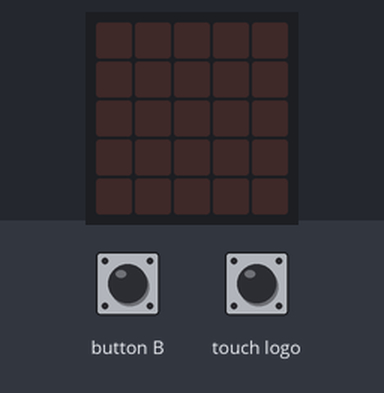
A program run on a simulated BBC micro:bit (MakeCode). Shown: the board's 5×5 LED display. Inputs (shaded band) come from the test bench.

Above: at 1.2 s.
1.3 s: touch logo pressed for 0.15 s
At 1.9 s:
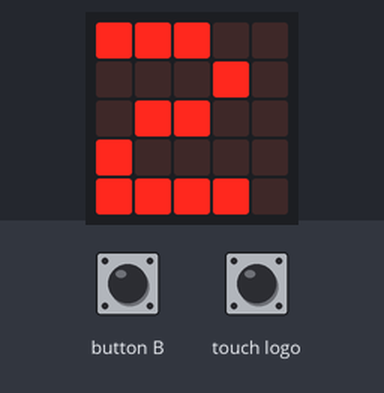
5.1 s: touch logo pressed for 3.2 s
Timing chart, 0 to 8.1 s (numbered marks = the images above; inputs shaded):
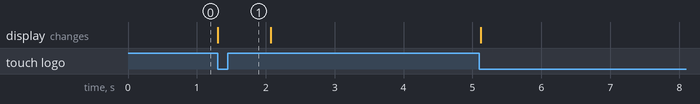

The program:

microbit_1.py
```python
def on_forever():
    global pill_count
    # new code here
    if input.logo_is_pressed():
        basic.show_number(2)
    else:
        basic.clear_screen()
    if input.button_is_pressed(Button.B):
        pill_count = 14
        radio.send_value("Refill", pill_count)
        basic.pause(1000)
basic.forever(on_forever)
```

Measured:
- after the input at 1.3 s, the display: changes at once (image 1)
